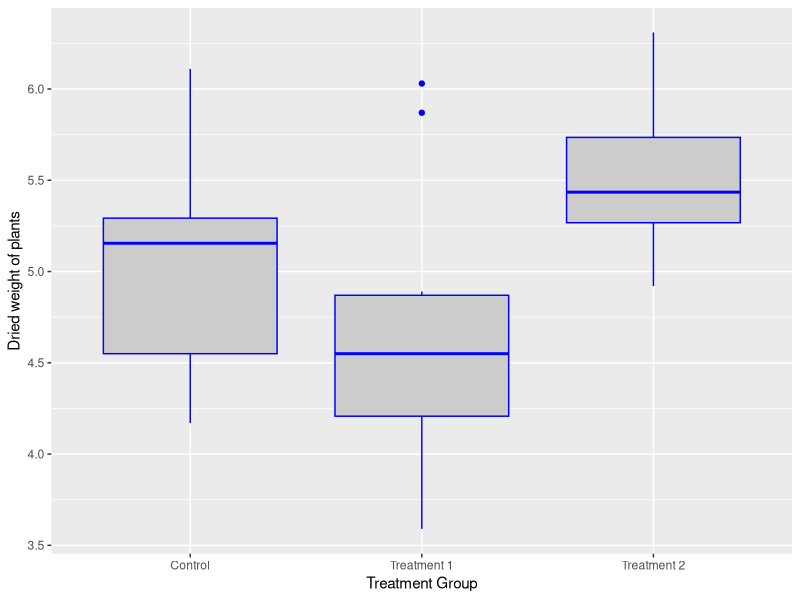

Write the R code that produced this figure.
install.packages("ggplot2")
plant.df = PlantGrowth
plant.df$group = factor(plant.df$group,
        labels = c("Control", "Treatment 1", "Treatment 2"))
require(ggplot2)

ggplot(plant.df, aes(x = group, y = weight)) +
  geom_boxplot(fill = "grey80", colour = "blue") +
  scale_x_discrete() + xlab("Treatment Group") +
  ylab("Dried weight of plants")
plant.mod1 = lm(weight ~ group, data = plant.df)
summary(plant.mod1)
anova(plant.mod1)